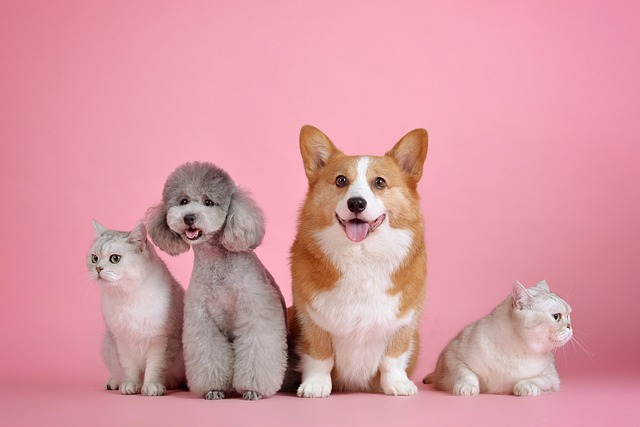
#> input picture energy_1/raw data/dog_cat.jpg, 640 x 427 px, found by its file name
$ python 20241212_1_open_cv.py
#> lines starting #> are read from the running program, lines starting #| are printed output that depends on the picture
import cv2
# 1) 이미지 컬러로 불러오기
# image_color=cv2.imread(r"C:\Users\praye\Documents\Bootcamp\energy_1\raw data\dog_cat.jpg", cv2.IMREAD_COLOR)
# image_gray=cv2.imread(r"C:\Users\praye\Documents\Bootcamp\energy_1\raw data\dog_cat.jpg", cv2.IMREAD_GRAYSCALE)

# 이미지 크기 확인
# print(image_color.shape)
# print(image_gray.shape)


# cv2.imshow("Color Image", image_color)
# cv2.imshow("Gray Image", image_gray)


# # 화면창 종료문 (데이터 누수방지 목적)
# key = cv2.waitKey(0)      # waitKey(0)은 무한대 대기 상태가 됨
# if key == ord ('q') :   # 키보드에서 q를 입력한 경우에만
#     print(chr(key))     # 키보드 입력된 q를 출력

# # # 창 닫기
# # cv2.destroyAllWinows()      # 모든 창 닫기
# # cv2.destroyWinow(winname)  # 지정한 창 닫기
# cv2.waitKey(2000)
# cv2.destroyAllWinows()

# 이미지 저장
# cv2.imwrite("./raw data/output-gray_image.jpg", image_gray)


image_BGR=cv2.imread(r"C:\Users\praye\Documents\Bootcamp\energy_1\raw data\dog_cat.jpg", cv2.IMREAD_COLOR)
#> image_BGR is the input picture: shape (427, 640, 3); mean B, G, R 162.4, 153.1, 217.7
image_color=cv2.imread(r"C:\Users\praye\Documents\Bootcamp\energy_1\raw data\dog_cat.jpg", cv2.IMREAD_COLOR)
# [103 lines of commented-out code are left out]
import cv2
image=cv2.imread(r"C:\Users\praye\Documents\Bootcamp\energy_1\raw data\dog_cat.jpg",
                 cv2.IMREAD_COLOR)
print(image.shape)
#| (427, 640, 3)
# cv2.imshow("Image", image)
# cv2.waitKey(0)
# cv2.destroyAllWindows()


# 2) 이미지를 흑백으로 변환하고 화면에 표시
image_gray = cv2.cvtColor(image, cv2.COLOR_RGB2GRAY)
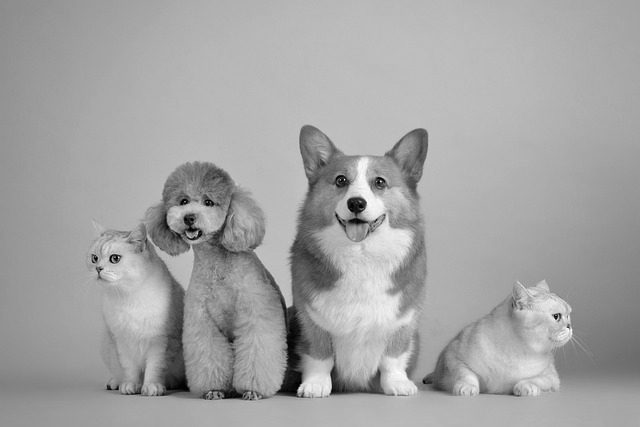
#> image_gray: shape (427, 640); min 1, max 253, mean 163.3
# cv2.imshow("Gray Image", image_gray)
# cv2.waitKey(0)
# cv2.destroyAllWindows()


# 3) 이미지를 50%크기로 축소하고 새로운 창에 표시
resize_scale = 0.5
image_50 = cv2.resize(image, None, fx=resize_scale, fy=resize_scale)
# cv2.imshow("50% Image", image_50)
# cv2.waitKey(0)
# cv2.destroyAllWindows()

# 4) 이미지 90도 회전하여 저장
(h, w) = image.shape[:2]
#> h = 427; w = 640
center = (w//2, h//2)
#> center = (320, 213)

matrix = cv2.getRotationMatrix2D(center, 90, 1.0)
rotated_image = cv2.warpAffine(image_color, matrix, (w,h))
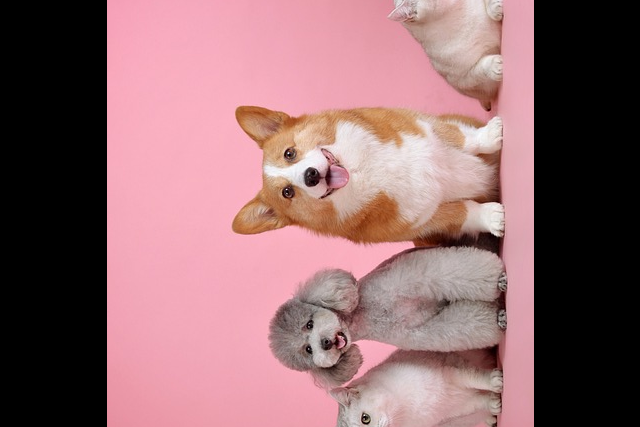
#> rotated_image: shape (427, 640, 3); mean B, G, R 109.1, 105.4, 143.2

cv2.imwrite(r"C:\Users\praye\Documents\Bootcamp\energy_1\results\output_rotated_image.jpg",
            rotated_image)
# cv2.imshow("Rotated Image", rotated_image)
# cv2.waitKey(0)
# cv2.destroyAllWindows()

$ run again, with energy_1/raw data/apple.jpg copied over energy_1/raw data/dog_cat.jpg
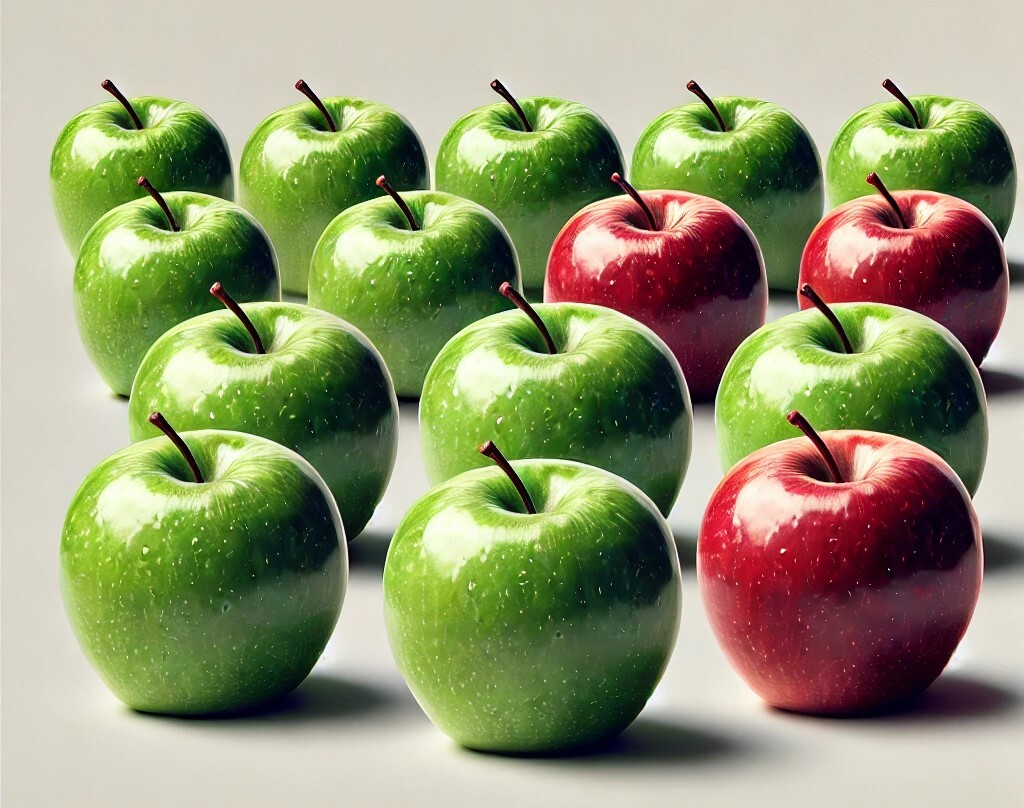
#> input picture energy_1/raw data/apple.jpg, 1024 x 808 px, found by its file name
#> image_BGR is the input picture: shape (808, 1024, 3); mean B, G, R 113, 149.5, 146.4
#| (808, 1024, 3)
#> `image_gray = cv2.cvtColor(image, cv2.COLOR_RGB2GRAY)`:
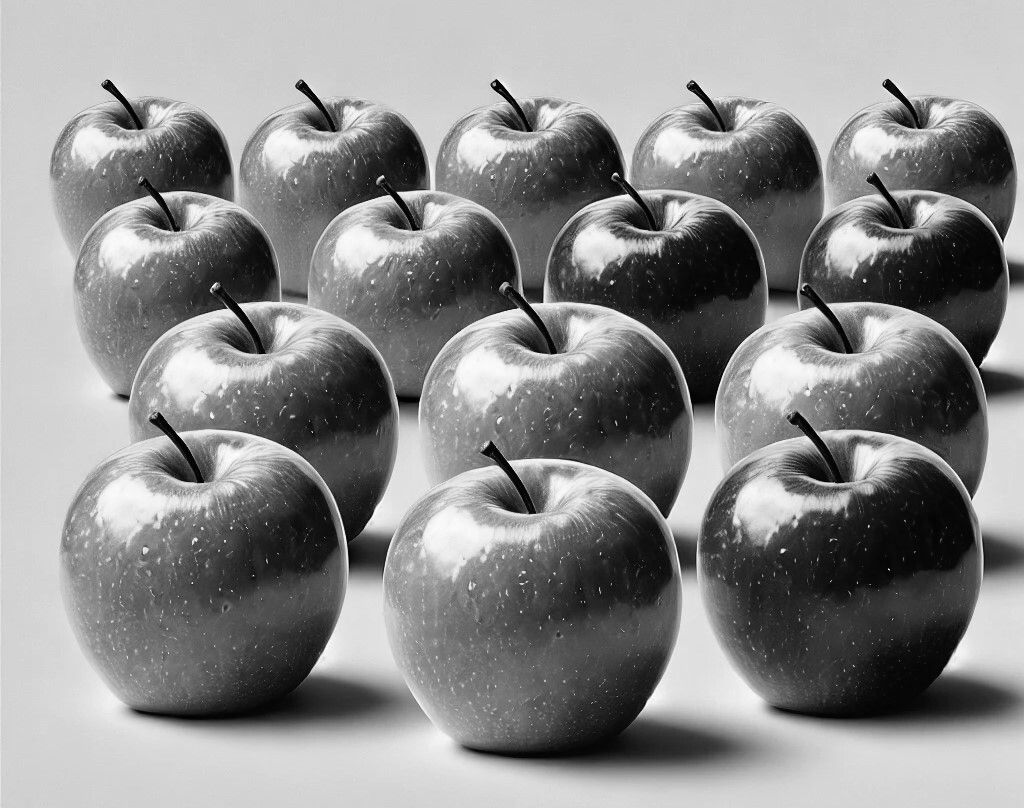
#> image_gray: shape (808, 1024); min 0, max 255, mean 138.2
#> `rotated_image = cv2.warpAffine(image_color, matrix, (w,h))`:
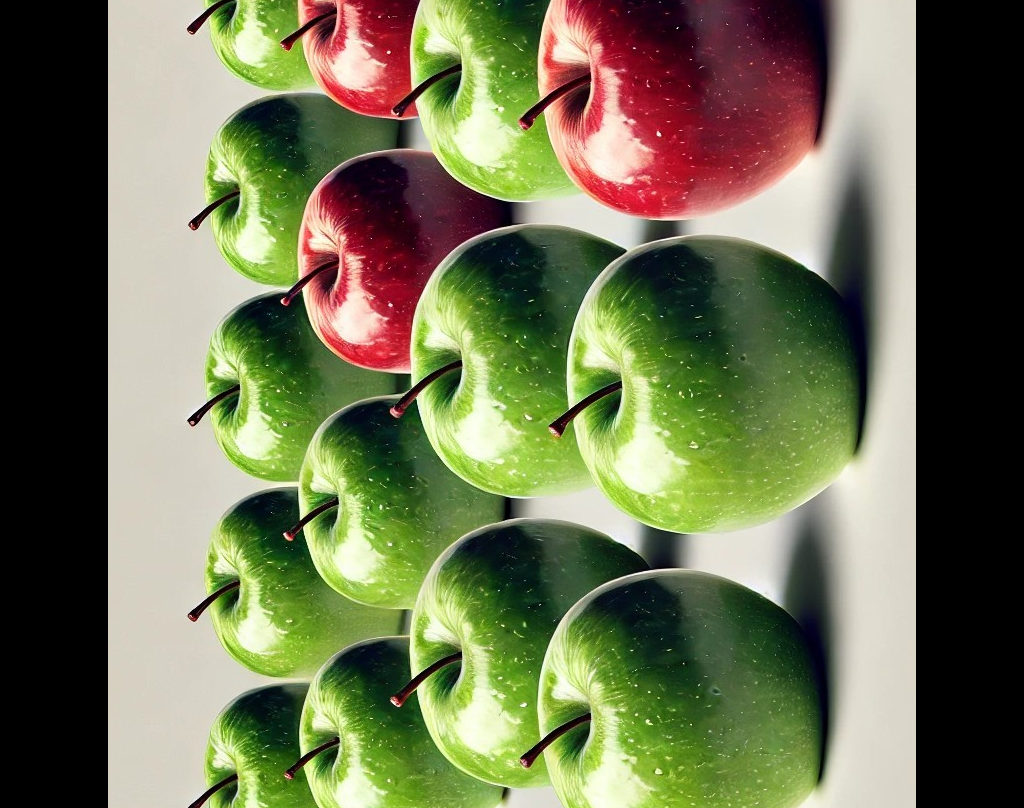
#> rotated_image: shape (808, 1024, 3); mean B, G, R 82.2, 114.1, 110.7

$ run again, with energy_1/raw data/car_number_kor.jpg copied over energy_1/raw data/dog_cat.jpg
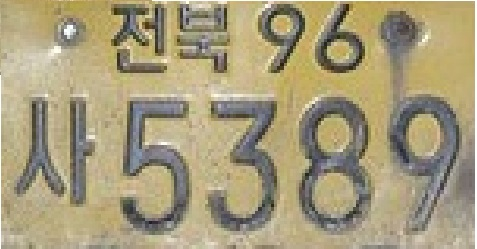
#> input picture energy_1/raw data/car_number_kor.jpg, 477 x 249 px, found by its file name
#> image_BGR is the input picture: shape (249, 477, 3); mean B, G, R 122.9, 156, 166.6
#| (249, 477, 3)
#> `image_gray = cv2.cvtColor(image, cv2.COLOR_RGB2GRAY)`:
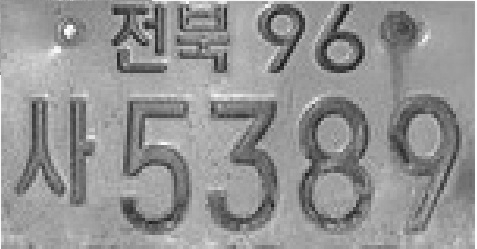
#> image_gray: shape (249, 477); min 20, max 255, mean 147.3
#> `rotated_image = cv2.warpAffine(image_color, matrix, (w,h))`:
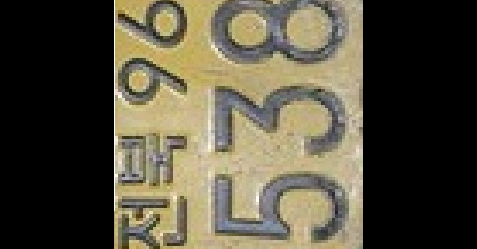
#> rotated_image: shape (249, 477, 3); mean B, G, R 62.4, 79.3, 84.7
